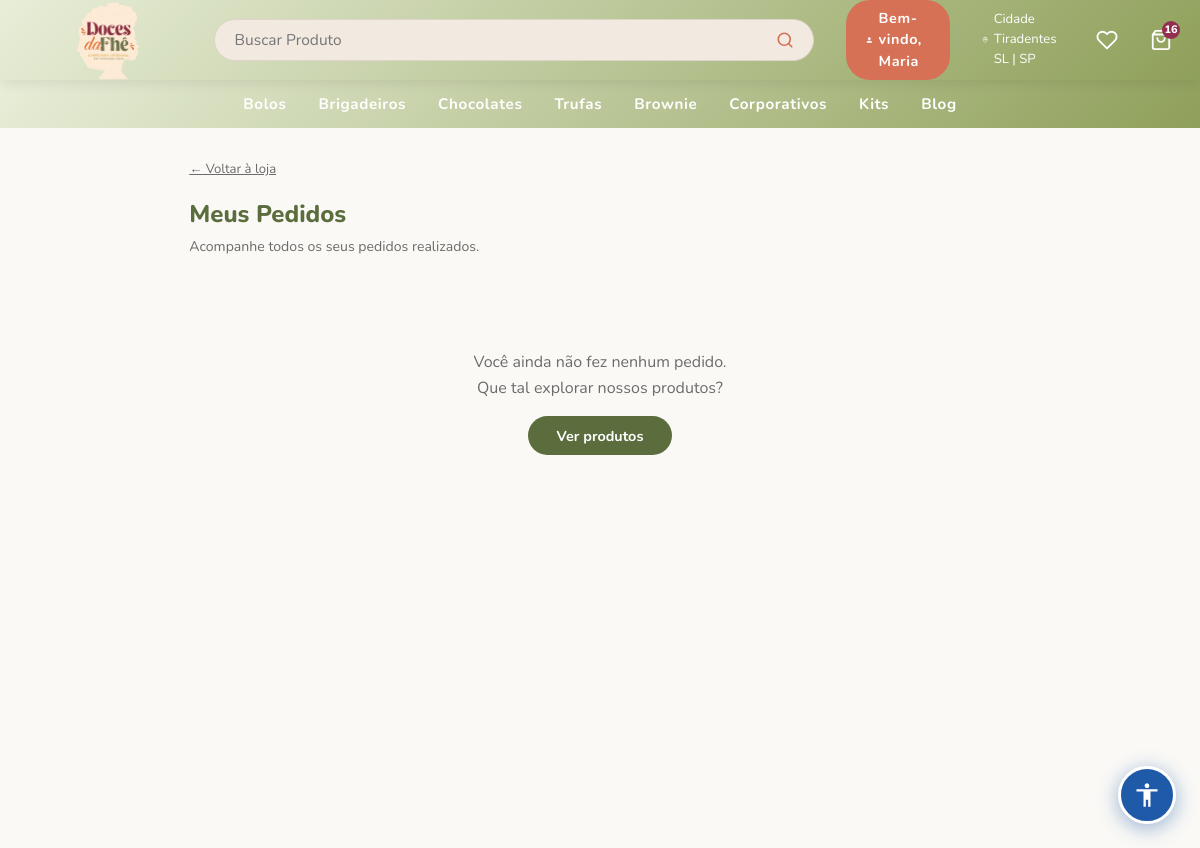
The app's page /meus-pedidos (signed in), older data.
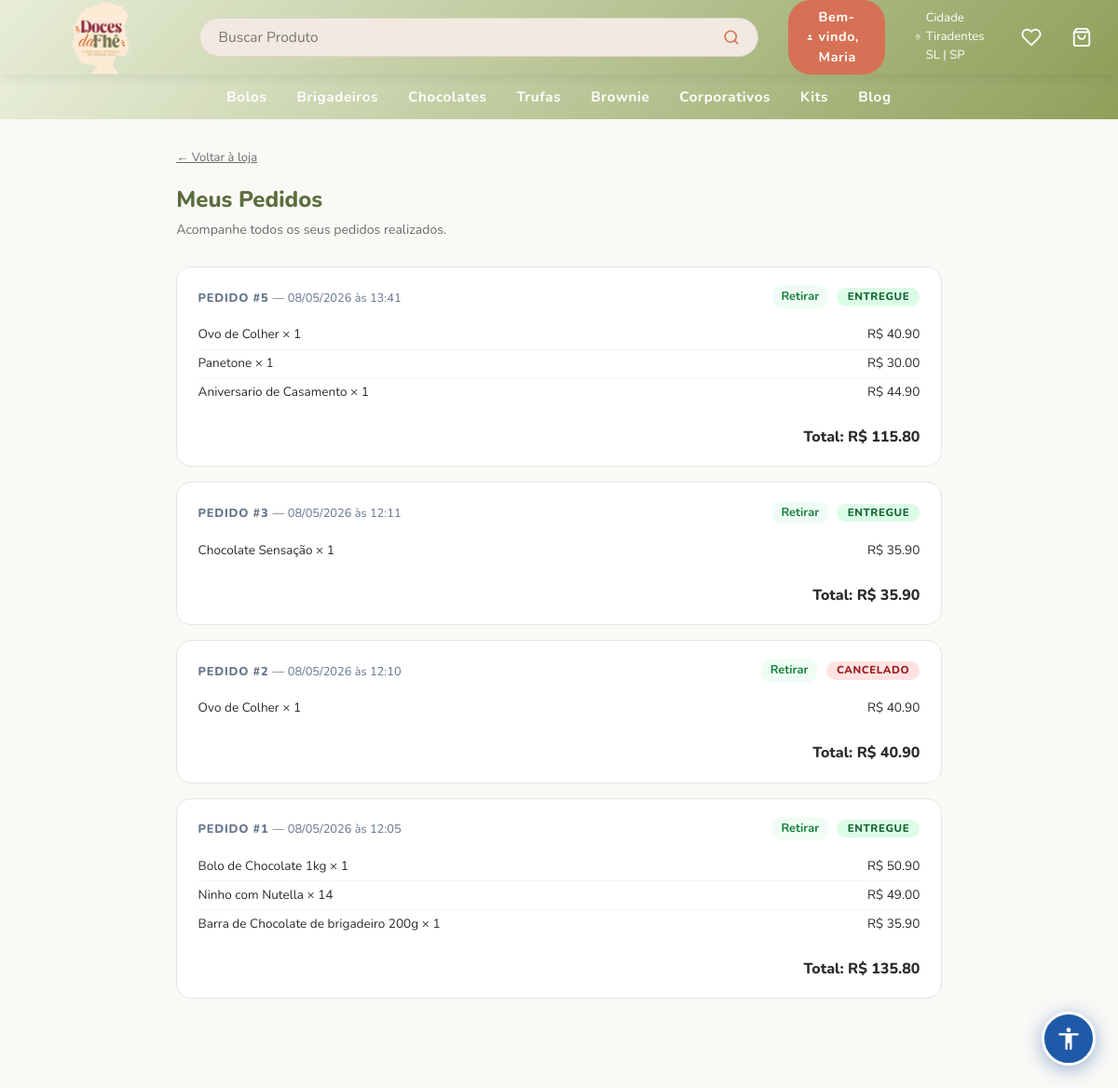
The same page, newer data.
### models.py (models this page shows, shortened)
class User(db.Model, UserMixin):
    __tablename__ = "users"
    id       = db.Column(db.Integer, primary_key=True)
    email    = db.Column(db.String(120), unique=True, nullable=False, index=True)
    password = db.Column(db.String(200), nullable=False)
    name     = db.Column(db.String(120), nullable=True)   # ✅ NOVO
    phone    = db.Column(db.String(20), nullable=False)
    cep      = db.Column(db.String(8), nullable=False)
    is_admin = db.Column(db.Boolean, default=False, nullable=False)
    reset_token        = db.Column(db.String(100), unique=True, nullable=True)
    reset_token_expiry = db.Column(db.DateTime, nullable=True)
    created_at = db.Column(db.DateTime, default=datetime.utcnow)

class Pedido(db.Model):
    __tablename__ = "pedidos"
    id         = db.Column(db.Integer, primary_key=True)
    user_id    = db.Column(db.Integer, db.ForeignKey('users.id'), nullable=False)
    tipo       = db.Column(db.String(20), nullable=False)   # 'buscar' | 'entrega'
    endereco   = db.Column(db.String(500), nullable=True)
    total      = db.Column(db.Numeric(10, 2), nullable=False)
    status     = db.Column(db.String(20), default='pendente', nullable=False)
    created_at = db.Column(db.DateTime, default=datetime.utcnow)
    updated_at = db.Column(db.DateTime, default=datetime.utcnow, onupdate=datetime.utcnow)
    user  = db.relationship('User', backref='pedidos')
    itens = db.relationship('PedidoItem', backref='pedido', cascade='all, delete-orphan')

class PedidoItem(db.Model):
    __tablename__ = "pedido_itens"
    id         = db.Column(db.Integer, primary_key=True)
    pedido_id  = db.Column(db.Integer, db.ForeignKey('pedidos.id'), nullable=False)
    nome       = db.Column(db.String(200), nullable=False)
    quantidade = db.Column(db.Integer, nullable=False)
    preco_unit = db.Column(db.Numeric(10, 2), nullable=False)
    @property
    def subtotal(self):
        return float(self.preco_unit) * self.quantidade

### app.py (the view)
@app.route('/meus-pedidos')
@login_required
def meus_pedidos():
    pedidos = Pedido.query.filter_by(user_id=current_user.id)\
                          .order_by(Pedido.created_at.desc()).all()
    return render_template('pedidos/meus_pedidos.html', pedidos=pedidos)

### app.py (called while the page is built)
@login_manager.user_loader
def load_user(user_id):
    return User.query.get(int(user_id))

@app.context_processor
def inject_globals():
    if current_user.is_authenticated:
        total_itens = db.session.query(
            db.func.sum(CarrinhoItem.quantidade)
        ).filter_by(user_id=current_user.id).scalar() or 0
    else:
        total_itens = 0
    site_config = SiteConfig.query.first()
    return dict(carrinho_total=total_itens, site_config=site_config)

### templates/pedidos/meus_pedidos.html (shortened to what this page needs)
{% extends "admin/base.html" %}
{% block styles %}
<link rel="stylesheet" href="{{ url_for('static', filename='dashboard.css') }}">
{% endblock %}
{% block content %}
<header>
  <div class="logo">
    <a href="{{ url_for('dashboard') }}" >
      <img class="logo-img" src="{{ url_for('static', filename=site_config.logo_url if site_config and site_config.logo_url else 'uploads/logo.png') }}" alt="{{ site_config.site_name if site_config else 'Doces da Fhê' }}" />
    </a>
  </div>
  <div class="search-bar-wrap">
    <div class="search-bar">
      <input type="text" id="searchInput" placeholder="Buscar Produto"
             onkeydown="if(event.key==='Enter') buscarGlobal()" />
      <button onclick="buscarGlobal()" aria-label="Buscar">
        <svg xmlns="http://www.w3.org/2000/svg" width="18" height="18" viewBox="0 0 24 24" fill="none"
             stroke="currentColor" stroke-width="2.2" stroke-linecap="round" stroke-linejoin="round">
          <circle cx="11" cy="11" r="8"/><line x1="21" y1="21" x2="16.65" y2="16.65"/>
        </svg>
      </button>
    </div>
  </div>
  <div class="header-right">
    {% if current_user.is_authenticated %}
      <div class="user-menu">
        <span class="btn-entrar user-btn"
              onclick="this.closest('.user-menu').classList.toggle('open')">
          <svg xmlns="http://www.w3.org/2000/svg" width="16" height="16" viewBox="0 0 24 24" fill="currentColor">
            <path d="M12 12c2.7 0 4.8-2.1 4.8-4.8S14.7 2.4 12 2.4 7.2 4.5 7.2 7.2 9.3 12 12 12zm0 2.4c-3.2 0-9.6 1.6-9.6 4.8v2.4h19.2v-2.4c0-3.2-6.4-4.8-9.6-4.8z"/>
          </svg>
          Bem-vindo, {% if current_user.is_admin %}Admin{% else %}{{ (current_user.name or current_user.email).split()[0] }}{% endif %}
        </span>
      </div>
    {% else %}
      <a href="{{ url_for('login') }}" class="btn-entrar">ENTRAR</a>
    {% endif %}
    <span class="location">
      Cidade Tiradentes SL | SP
    </span>
    <a href="{{ url_for('favoritos') }}" class="cart-icon-wrap" title="Favoritos">
      <svg width="22" height="22" viewBox="0 0 24 24" fill="none" stroke="white"
           stroke-width="2" stroke-linecap="round" stroke-linejoin="round">
        <path d="M20.84 4.61a5.5 5.5 0 0 0-7.78 0L12 5.67l-1.06-1.06a5.5 5.5 0 0 0-7.78 7.78l1.06 1.06L12 21.23l7.78-7.78 1.06-1.06a5.5 5.5 0 0 0 0-7.78z"/>
      </svg>
    </a>
    <a href="{{ url_for('carrinho') }}" class="cart-icon-wrap">
      <svg width="22" height="22" fill="white" viewBox="0 0 24 24">
        <path d="M6 2 3 6v14a2 2 0 0 0 2 2h14a2 2 0 0 0 2-2V6l-3-4zM3 6h18M16 10a4 4 0 0 1-8 0"
              stroke="white" stroke-width="2" fill="none" stroke-linecap="round" stroke-linejoin="round"/>
      </svg>
      {% if carrinho_total > 0 %}
        <span class="cart-badge">{{ carrinho_total }}</span>
      {% endif %}
    </a>
  </div>
</header>
<nav>
  <a href="{{ url_for('categoria', nome='bolos') }}">Bolos</a>
  <a href="{{ url_for('categoria', nome='brigadeiros') }}">Brigadeiros</a>
  <a href="{{ url_for('categoria', nome='chocolates') }}">Chocolates</a>
  <a href="{{ url_for('categoria', nome='trufas') }}">Trufas</a>
  <a href="{{ url_for('categoria', nome='brownie') }}">Brownie</a>
  <a href="{{ url_for('categoria', nome='corporativos') }}">Corporativos</a>
  <a href="{{ url_for('kits_loja') }}">Kits</a>
  <a href="#">Blog</a>
</nav>
<div class="mp-wrap">
  <p style="font-size:.82rem; color:var(--color-text-light); margin-bottom:1rem;">
    <a href="{{ url_for('dashboard') }}" style="color:inherit;">&#8592; Voltar à loja</a>
  </p>
  <div class="mp-titulo">Meus Pedidos</div>
  <p class="mp-sub">Acompanhe todos os seus pedidos realizados.</p>
  {% if pedidos %}
    {% for p in pedidos %}
    <div class="mp-card">
      <div class="mp-card-header">
        <div>
          <span class="mp-num">Pedido #{{ p.id }}</span>
          <span class="mp-data"> &mdash; {{ p.created_at.strftime('%d/%m/%Y às %H:%M') }}</span>
        </div>
        <div style="display:flex;align-items:center;gap:.6rem;">
          <span class="mp-tipo {% if p.tipo == 'entrega' %}entrega{% endif %}">
            {{ 'Entrega' if p.tipo == 'entrega' else 'Retirar' }}
          </span>
          <span class="badge badge-{{ p.status }}">{{ p.status }}</span>
        </div>
      </div>
      <div class="mp-itens">
        {% for it in p.itens %}
        <div class="mp-item">
          <span>{{ it.nome }} &times; {{ it.quantidade }}</span>
          <span>R$ {{ "%.2f"|format(it.subtotal) }}</span>
        </div>
        {% endfor %}
      </div>
      <div style="display:flex; align-items:center; justify-content:space-between; flex-wrap:wrap; gap:.6rem;">
        <div class="mp-total">Total: R$ {{ "%.2f"|format(p.total) }}</div>
      </div>
    </div>
    {% endfor %}
  {% else %}
    <div class="mp-empty">
      <p>Você ainda não fez nenhum pedido.<br>Que tal explorar nossos produtos?</p>
      <a href="{{ url_for('dashboard') }}">Ver produtos</a>
    </div>
  {% endif %}
</div>
{% endblock %}

### templates/admin/base.html (shortened to what this page needs)
<!DOCTYPE html>
<html>
<head>
  <link href="https://cdn.jsdelivr.net/npm/bootstrap@5.3.0/dist/css/bootstrap.min.css" rel="stylesheet">
  {% block styles %}{% endblock %}
  <link rel="stylesheet" href="{{ url_for('dynamic_styles') }}">
  {% if not request.path.startswith('/admin') and request.path not in ['/login', '/signup', '/logout', '/forgot-password', '/change-password'] and not request.path.startswith('/reset-password') %}
  <link rel="stylesheet" href="{{ url_for('static', filename='accessibility.css') }}">
  {% endif %}
</head>
<body>
<div class="acc-content-wrap">
<main id="acc-main-content">
{% block content %}
{% endblock %}
</main>
</div>
{% if not request.path.startswith('/admin') and request.path not in ['/login', '/signup', '/logout', '/forgot-password', '/change-password'] and not request.path.startswith('/reset-password') %}
<label for="acc-open" class="acc-fab" role="button" aria-label="Abrir painel de acessibilidade" title="Acessibilidade">
  <svg xmlns="http://www.w3.org/2000/svg" width="28" height="28" viewBox="0 0 24 24" fill="currentColor">
    <path d="M12 2c1.1 0 2 .9 2 2s-.9 2-2 2-2-.9-2-2 .9-2 2-2zm9 7h-6v13h-2v-6h-2v6H9V9H3V7h18v2z"/>
  </svg>
</label>
{% endif %}
</body>
</html>

### static/dashboard.css (style rules this page uses)
:root { --color-primary: #5B6D3D; --color-secondary: #D67155; --color-accent: #F3B651; --color-dark: #932E50; --color-bg: #FAF9F6; --color-white: #FFFFFF; --color-text: #2B2B2B; --color-text-light: #6B6B6B; --color-border: #E5E5E5; --color-hover-primary: #4a5932; --color-hover-accent: #d9a13f; --color-hover-secondary:#b85a42; --shadow-sm: 0 2px 6px rgba(0,0,0,.05); --shadow-md: 0 4px 12px rgba(0,0,0,.08); --shadow-lg: 0 8px 20px rgba(0,0,0,.12); --radius-sm: 6px; --radius-md: 10px; --radius-lg: 16px; }
* { box-sizing: border-box; margin: 0; padding: 0; }
body { font-family: 'Nunito', sans-serif; background-image: url('../uploads/sites_doces.png'); background-size: cover; background-position: center; background-repeat: no-repeat; color: var(--color-text); margin: 0 !important; padding: 0 !important; }
header { background: var(--color-primary); padding: 0 2rem; display: flex; align-items: center; justify-content: space-between; height: 80px; position: sticky; top: 0; z-index: 100; box-shadow: var(--shadow-md); }
.logo { display: flex; align-items: center; gap: .6rem; }
.logo-img { height: 100px; width: auto; display: block; filter: brightness(1.05); }
.search-bar-wrap { flex: 1; display: flex; justify-content: center; padding: 0 2rem; }
.search-bar { background: #F2EAE0; border-radius: 28px; border: 1.5px solid #E0D4C8; display: flex; align-items: center; width: 600px; max-width: 100%; padding: .55rem 1.2rem; gap: .6rem; }
.search-bar input { border: none; outline: none; flex: 1; font-size: .97rem; font-family: 'Nunito', sans-serif; color: var(--color-text); background: transparent; }
.search-bar button { background: none; border: none; cursor: pointer; color: var(--color-secondary); display: flex; align-items: center; }
.header-right { display: flex; align-items: center; gap: 2rem; }
.location { color: var(--color-white); font-size: .82rem; display: flex; align-items: center; gap: .3rem; }
.btn-entrar { background: var(--color-secondary); color: #fff; border: none; border-radius: 24px; padding: .45rem 1.2rem; font-weight: 700; font-size: .9rem; letter-spacing: .04em; cursor: pointer; display: flex; align-items: center; gap: .4rem; transition: background .2s; text-decoration: none; }
.user-menu { position: relative; display: inline-flex; }
.user-btn { cursor: pointer; user-select: none; }
.cart-icon-wrap { position: relative; display: flex; align-items: center; cursor: pointer; text-decoration: none; }
nav { background: var(--color-primary); display: flex; gap: 2rem; justify-content: center; padding: .8rem 2rem; border-radius: 0 !important; margin-bottom: 0 !important; }
nav a { color: var(--color-white) !important; text-decoration: none; font-weight: 700; font-size: .95rem; letter-spacing: .04em; transition: color .2s; margin-right: 0 !important; }

### static/accessibility.css (style rules this page uses)
:root { --acc-blue: #1E5AA8; --acc-blue-dark: #154080; --acc-blue-light: #dbeafe; }
.acc-fab { position: fixed; bottom: 24px; right: 24px; width: 58px; height: 58px; border-radius: 50%; background: var(--acc-blue); color: #fff; border: 3px solid #fff; cursor: pointer; z-index: 99990; box-shadow: 0 4px 20px rgba(30,90,168,.45); display: flex; align-items: center; justify-content: center; transition: transform .2s, background .2s, box-shadow .2s; user-select: none; }
.acc-content-wrap { min-height: 100vh; }

### templates/admin/base.html (style rules this page uses)
:root { --color-primary: #5B6D3D; --color-secondary: #D67155; --color-accent: #F3B651; --color-dark: #932E50; --color-bg: #F4F6FB; --color-white: #FFFFFF; --color-text: #1e293b; --color-muted: #64748b; --color-border: #e2e8f0; --sidebar-bg: #D67155; --sidebar-hover: rgba(255,255,255,.12); --sidebar-active: rgba(255,255,255,.2); --shadow-sm: 0 1px 4px rgba(0,0,0,.06); --shadow-md: 0 4px 12px rgba(0,0,0,.08); --shadow-lg: 0 8px 24px rgba(0,0,0,.12); --radius-sm: 6px; --radius-md: 10px; --radius-lg: 16px; }
*, *::before, *::after { box-sizing: border-box; }
body { font-family: 'Nunito', sans-serif !important; background: var(--color-bg); color: var(--color-text); margin: 0 !important; padding: 0 !important; }

Row changes from the older to the newer data that the page shows:
added Pedido: id "5", created_at "08/05/2026 às 13:41", tipo "Retirar", status "ENTREGUE", total "115.80"
added PedidoItem: nome "Ovo de Colher", quantidade "1", subtotal "40.90", shown under "5"
added PedidoItem: nome "Panetone", quantidade "1", subtotal "30.00", shown under "5"
added PedidoItem: nome "Aniversario de Casamento", quantidade "1", subtotal "44.90", shown under "5"
added Pedido: id "3", created_at "08/05/2026 às 12:11", tipo "Retirar", status "ENTREGUE", total "35.90"
added PedidoItem: nome "Chocolate Sensação", quantidade "1", subtotal "35.90", shown under "3"
added Pedido: id "2", created_at "08/05/2026 às 12:10", tipo "Retirar", status "CANCELADO", total "40.90"
added PedidoItem: nome "Ovo de Colher", quantidade "1", subtotal "40.90", shown under "2"
added Pedido: id "1", created_at "08/05/2026 às 12:05", tipo "Retirar", status "ENTREGUE", total "135.80"
added PedidoItem: nome "Bolo de Chocolate 1kg", quantidade "1", subtotal "50.90"
added PedidoItem: nome "Ninho com Nutella", quantidade "14", subtotal "49.00", shown under "1"
added PedidoItem: nome "Barra de Chocolate de brigadeiro 200g", quantidade "1", subtotal "35.90"
Text that changed along with them:
{{ carrinho_total }}: "16" → (not shown)
text no longer shown: "Você ainda não fez nenhum pedido. Que tal explorar nossos produtos? Ver produtos"
